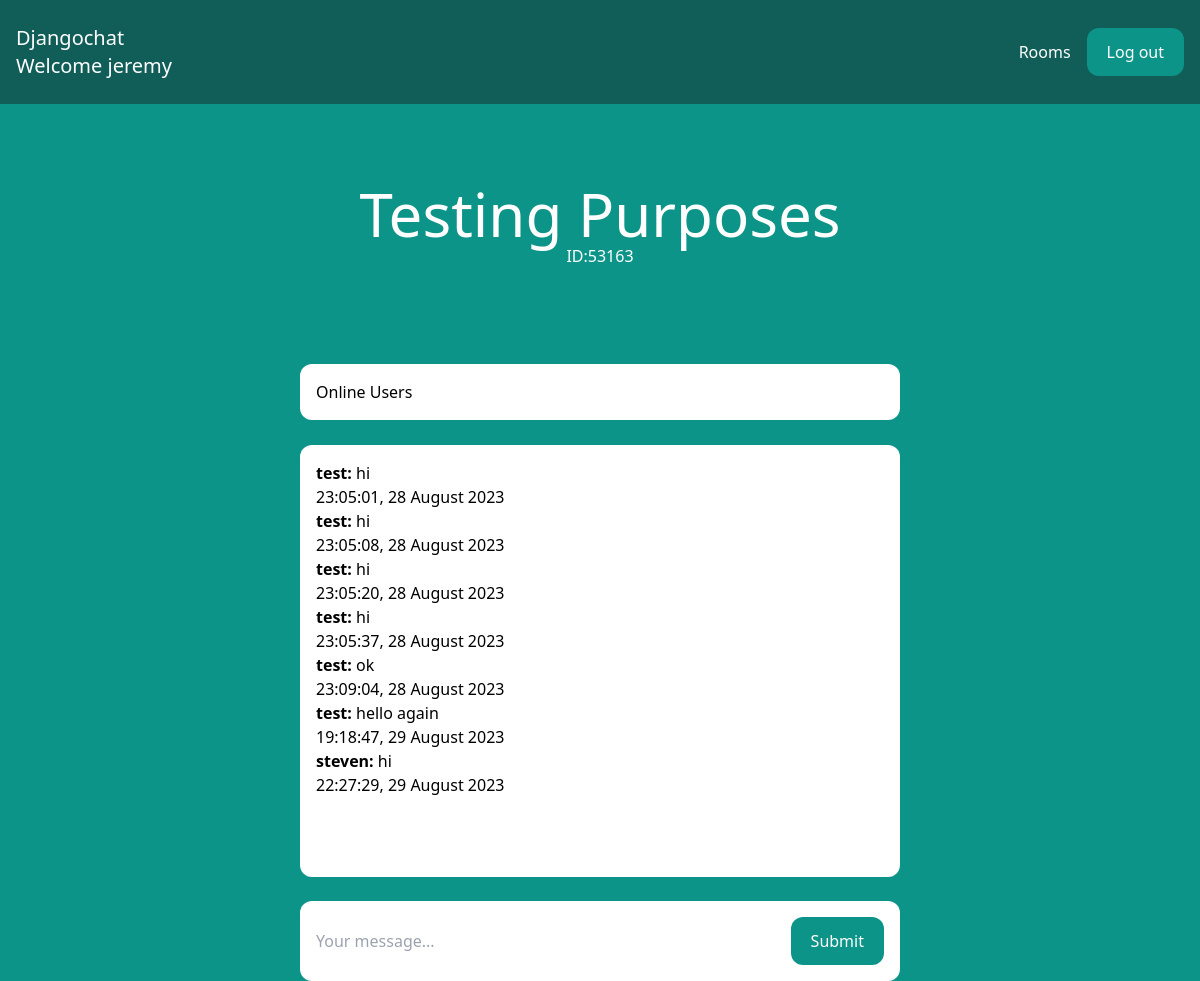
/rooms/53163/ (signed in), run on the app's committed database.
### room/models.py (models this page shows, shortened)
class Room(models.Model):
    name = models.CharField(max_length=255)
    slug = models.SlugField(unique=True)
    participants = models.ManyToManyField(User, related_name='joined_rooms')
    online_participants = models.ManyToManyField(User, related_name='online_rooms', blank=True)

class Message(models.Model):
    room = models.ForeignKey(Room, related_name='messages', on_delete=models.CASCADE)
    user = models.ForeignKey(User, on_delete=models.CASCADE)
    content = models.TextField()
    date_added = models.DateTimeField(auto_now_add=True)
    class Meta:
        ordering = ('date_added',)

### room/views.py (the view)
# urls.py: path('rooms/', include('room.urls')),
@login_required
def room(request, slug):
    room = Room.objects.get(slug=slug)
    if request.user in room.participants.all():
        messages = Message.objects.filter(room=room)
        return render(request, 'room/room.html', {'room': room, 'messages': messages})
    else:
        return HttpResponse("You are not a participant of this room.")

### room/templates/room/room.html (shortened to what this page needs)
{% extends 'core/base.html' %}
{% block content %}
<div class="p-10 lg:p-20 text-center">
    <h1 class="text-3xl lg:text-6xl text-white">{{ room.name }}</h1>
    <p class="text-white">ID:{{ room.slug }}</p>
</div>
<div class="lg:w-2/4 mx-4 lg:mx-auto mt-4 p-4 bg-white rounded-xl" style="margin-bottom:25px;">
    <h2>Online Users</h2>
</div>
<div class="lg:w-2/4 mx-4 lg:mx-auto p-4 bg-white rounded-xl">
    <div class="chat-messages space-y-3" id="chat-messages">
        {% for m in messages %}
            <b>
            {{ m.user.username }}:
            </b>
            {{ m.content }}
            <br>
            {{ m.date_added|date:"H:i:s, j F Y" }}
            <br>
        {% endfor %}
    </div>
</div>
<div class="lg:w-2/4 mt-6 mx-4 lg:mx-auto p-4 bg-white rounded-xl">
    <form method="post" action="." class="flex">
        <input type="text" name="content" class="flex-1 mr-3" placeholder="Your message..." id="chat-message-input">
        <button
            class="px-5 py-3 rounded-xl text-white bg-teal-600 hover:bg-teal-700"
            id="chat-message-submit"
        >Submit</button>
    </form>
</div>
{% endblock %}

### core/templates/core/base.html (shortened to what this page needs)
<!DOCTYPE html>
<html>
    <head>
        <script src="https://cdn.tailwindcss.com"></script>
    </head>
    <body class="bg-teal-600">
        <nav class="flex items-center justify-between px-4 py-6 bg-teal-800">
            <div>
                <a href="/" class="text-xl text-white">Djangochat</a>
                <p class="text-xl text-white">Welcome {{user.username}}</p>
            </div>
            <div class="flex items-center space-x-4">
                {% if request.user.is_authenticated %}
                    <a href="/rooms/" class="text-white hover:text-gray-200">Rooms</a>
                    <a href="/logout/" class="px-5 py-3 rounded-xl text-white bg-teal-600 hover:bg-teal-700">Log out</a>
                {% else %}
                    <a href="/login/" class="text-white hover:text-gray-200">Log in</a>
                    <a href="/signup/" class="px-5 py-3 rounded-xl text-white bg-teal-600 hover:bg-teal-700">Sign up</a>
                {% endif %}
            </div>
        </nav>
        {% block content %}
        {% endblock %}
    </body>
</html>

### core/templates/core/base.html (style rules this page uses)
.chat-messages { height: 400px; overflow-y: auto; }

### data on the page
Room: name "Testing Purposes", slug "53163"
Message: user.username "test", content "hi", date_added "23:05:01, 28 August 2023"
Message: user.username "test", content "hi", date_added "23:05:08, 28 August 2023"
Message: user.username "test", content "hi", date_added "23:05:20, 28 August 2023"
Message: user.username "test", content "hi", date_added "23:05:37, 28 August 2023"
Message: user.username "test", content "ok", date_added "23:09:04, 28 August 2023"
Message: user.username "test", content "hello again", date_added "19:18:47, 29 August 2023"
Message: user.username "steven", content "hi", date_added "22:27:29, 29 August 2023"

### other printed values
{{ user.username }} "jeremy"
